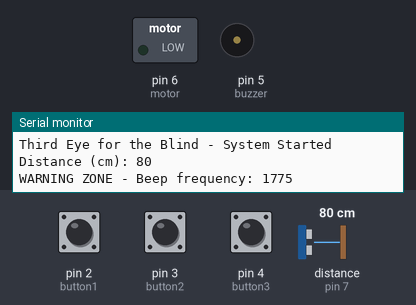
The sketch below on a simulated Arduino Uno, built with avr-gcc and run on an emulated ATmega328P. Parts: switched loads named in the sketch (green lamp = pin HIGH), buzzer (waves = sounding), the last lines printed to the serial monitor. Wiring (inferred from the names in the program): ultrasonic range finder: trigger pin 8; echo pin 7. Dashed ring = blinking. The test bench sets the inputs (shaded band); at power-on: pin 2 (button1) HIGH, pin 3 (button2) HIGH, pin 4 (button3) HIGH, distance to the obstacle (sensor on pin 7) 80 cm. The echo pulse lasts 58.3 µs per cm; pins used as bus, display or sensor lines are not drawn.

Above: at 1.02 s.
1.4 s: pin 2 (button1) pulled LOW for 0.7 s
At 2.08 s:
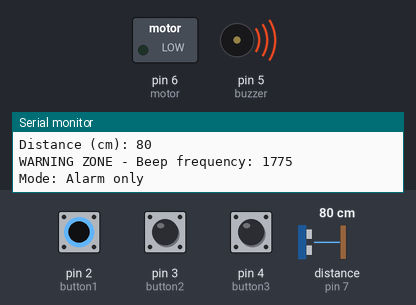
5.2 s: pin 3 (button2) pulled LOW for 0.7 s
At 6.04 s:
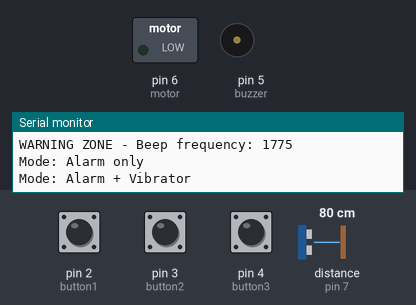
8.9 s: pin 4 (button3) pulled LOW for 0.7 s
At 9.41 s:
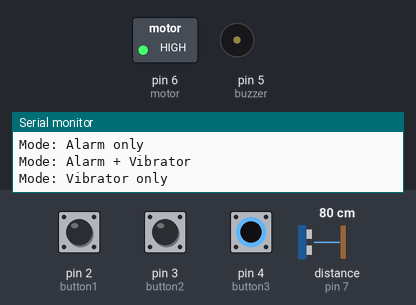
12.5 s: distance to the obstacle (sensor on pin 7) set to 22 cm
At 13.04 s:
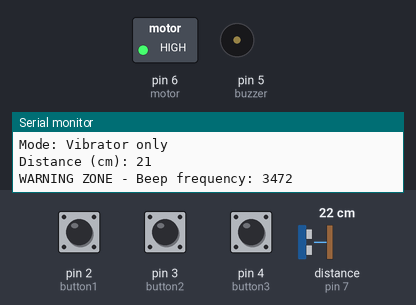
15.7 s: distance to the obstacle (sensor on pin 7) set to 19 cm
At 17.0 s:
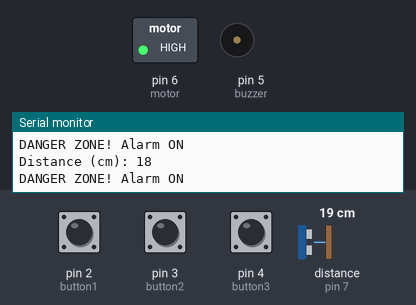
17.4 s: pin 2 (button1) pulled LOW for 1 s
At 18.9 s:
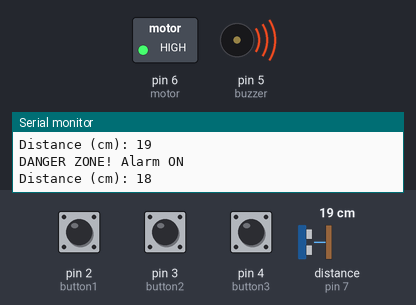
Timing chart, 0 to 20.4 s (numbered marks = the images above; inputs shaded):
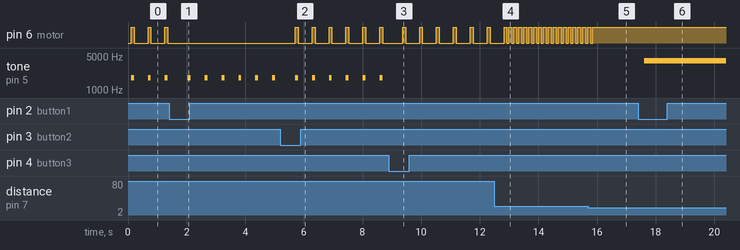

The sketch:

Third_Eye_for_The_Blind_Person.ino
```cpp
#define button1 2   // Alarm only
#define button2 3   // Alarm + Vibrator
#define button3 4   // Vibrator only

#define buzzer 5    // Speaker / Buzzer
#define motor  6    // Vibrator motor

#define echopin 7
#define trigpin 8

int Alarm = 1, Vibrator = 1;
int cm;
int lastDistance = -1;  // Track previous distance
int lastMode = 0;       // Track previous mode: 1=Alarm, 2=Alarm+Vibrator, 3=Vibrator

void setup() {
  Serial.begin(9600);  // Virtual Terminal baud rate

  pinMode(button1, INPUT_PULLUP);
  pinMode(button2, INPUT_PULLUP);
  pinMode(button3, INPUT_PULLUP);

  pinMode(buzzer, OUTPUT);
  pinMode(motor, OUTPUT);

  pinMode(trigpin, OUTPUT);
  pinMode(echopin, INPUT);

  Serial.println("Third Eye for the Blind - System Started");
  delay(100);
}

void loop() {

  // -------- MODE SELECTION --------
  int currentMode = lastMode;

  if (digitalRead(button1) == 0) {
    Alarm = 1; Vibrator = 0;
    currentMode = 1;
  }
  else if (digitalRead(button2) == 0) {
    Alarm = 1; Vibrator = 1;
    currentMode = 2;
  }
  else if (digitalRead(button3) == 0) {
    Alarm = 0; Vibrator = 1;
    currentMode = 3;
  }

  // Only print mode if it changed
  if (currentMode != lastMode) {
    if (currentMode == 1) Serial.println("Mode: Alarm only");
    else if (currentMode == 2) Serial.println("Mode: Alarm + Vibrator");
    else if (currentMode == 3) Serial.println("Mode: Vibrator only");
    lastMode = currentMode;
    delay(200); // debounce
  }

  // -------- ULTRASONIC TRIGGER --------
  digitalWrite(trigpin, LOW);
  delayMicroseconds(2);
  digitalWrite(trigpin, HIGH);
  delayMicroseconds(10);
  digitalWrite(trigpin, LOW);

  long ultra_time = pulseIn(echopin, HIGH);
  cm = ultra_time / 29 / 2;

  // -------- PRINT DISTANCE AND STATUS ONLY WHEN CHANGED --------
  if (cm != lastDistance) {
    Serial.print("Distance (cm): ");
    Serial.println(cm);

    if (cm < 20) {
      Serial.println("DANGER ZONE! Alarm ON");
    }
    else if (cm >= 20 && cm <= 100) {
      int freq = map(cm, 20, 100, 3500, 1200);
      Serial.print("WARNING ZONE - Beep frequency: ");
      Serial.println(freq);
    }
    else {
      Serial.println("Safe Zone - No alarm");
    }

    lastDistance = cm; // update
  }

  // -------- DISTANCE LOGIC FOR ALARM AND VIBRATOR --------
  if (cm >= 20 && cm <= 100) {
    int delayTime = map(cm, 20, 100, 50, 600);
    int freq      = map(cm, 20, 100, 3500, 1200);

    if (Alarm == 1) tone(buzzer, freq);
    if (Vibrator == 1) digitalWrite(motor, HIGH);

    delay(100);

    noTone(buzzer);
    digitalWrite(motor, LOW);

    delay(delayTime);
  }
  else if (cm < 20) {
    if (Alarm == 1) tone(buzzer, 4000);  // continuous sharp sound
    if (Vibrator == 1) digitalWrite(motor, HIGH);
  }
  else { // Safe Zone
    noTone(buzzer);
    digitalWrite(motor, LOW);
  }

  delay(10);
}
```

Measured:
- the behaviour switches between 21 and 20 cm on distance to the obstacle (sensor on pin 7) (found by bisection; images 4 and 5)
- after the input at 1.4 s, pin 6 (motor): stops changing and stays LOW
- after the input at 5.2 s, pin 6 (motor): alternates HIGH for 0.10 s and LOW for 0.48 s, starting after 0.50 s
- after the input at 8.9 s, tone on pin 5 (buzzer): stops changing and stays silent
- after the input at 12.5 s, pin 6 (motor): alternates HIGH for 0.10 s and LOW for 0.07 s, starting after 0.50 s
- after the input at 15.7 s, pin 6 (motor): goes on until 15.9 s, then stays HIGH
- after the input at 17.4 s, tone on pin 5 (buzzer): silent → 4000 Hz after 0.21 s
- by itself, pin 6 (motor): alternates HIGH for 0.10 s and LOW for 0.48 s
